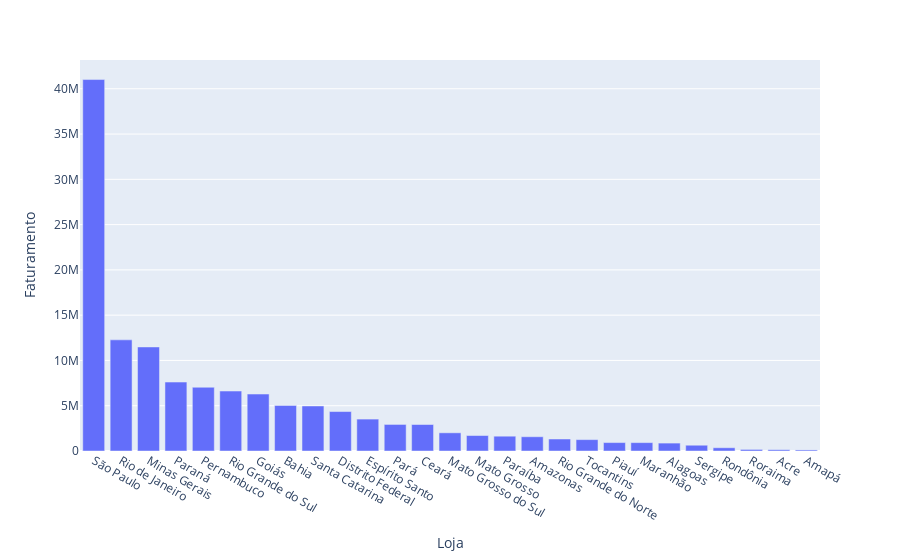

Notebook source saved alongside this figure:
### Code cell
# PASSO 6 - Criar um gráfico/dashboard da loja/estado que mais vendeu (em faturamento)

import plotly.express as px

grafico = px.bar(tabela_faturamento_loja, y='Faturamento',x=tabela_faturamento_loja.index)
grafico.show()

### Figure 1 — Plotly figure (JSON) as saved in the notebook; plotly's stock layout.template omitted (floating-point values rounded to 4 significant figures)
{"data": [{"alignmentgroup": "True", "hovertemplate": "Loja=%{x}<br>Faturamento=%{y}<extra></extra>", "legendgroup": "", "marker": {"color": "#636efa", "pattern": {"shape": ""}}, "name": "", "offsetgroup": "", "orientation": "v", "showlegend": false, "textposition": "auto", "type": "bar", "x": ["São Paulo", "Rio de Janeiro", "Minas Gerais", "Paraná", "Pernambuco", "Rio Grande do Sul", "Goiás", "Bahia", "Santa Catarina", "Distrito Federal", "Espírito Santo", "Pará", "Ceará", "Mato Grosso do Sul", "Mato Grosso", "Paraíba", "Amazonas", "Rio Grande do Norte", "Tocantins", "Piauí", "Maranhão", "Alagoas", "Sergipe", "Rondônia", "Roraima", "Acre", "Amapá"], "xaxis": "x", "y": [41018776, 12274351, 11491527, 7611645, 7041123, 6618703, 6288009, 5030257, 4971700, 4355565, 3523731, 2932941, 2925202, 2009149, 1708095, 1635059, 1574940, 1324966, 1256281, 929292, 924990, 872983, 637378, 358665, 173428, 142254, 116570], "yaxis": "y"}], "layout": {"barmode": "relative", "legend": {"tracegroupgap": 0}, "margin": {"t": 60}, "xaxis": {"anchor": "y", "domain": [0, 1], "title": {"text": "Loja"}}, "yaxis": {"anchor": "x", "domain": [0, 1], "title": {"text": "Faturamento"}}}}
